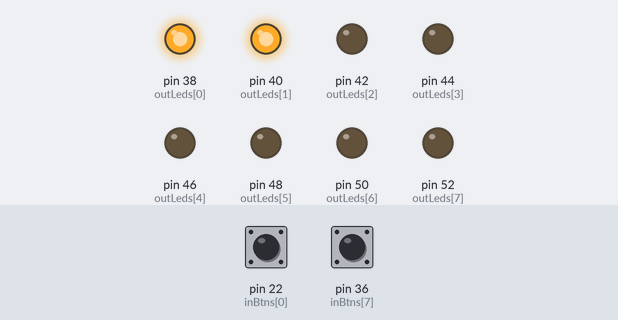
A sketch run on a simulated Arduino Mega 2560, built with avr-gcc and run on an emulated ATmega2560. Shown: output pins drawn as LEDs (lit = HIGH). The test bench sets the inputs (shaded band); at power-on: pin 36 (inBtns[7]) LOW, pin 22 (inBtns[0]) LOW.

Above: at 1.2 s.
1.3 s: pin 36 (inBtns[7]) pulled HIGH for 0.15 s
At 1.37 s:
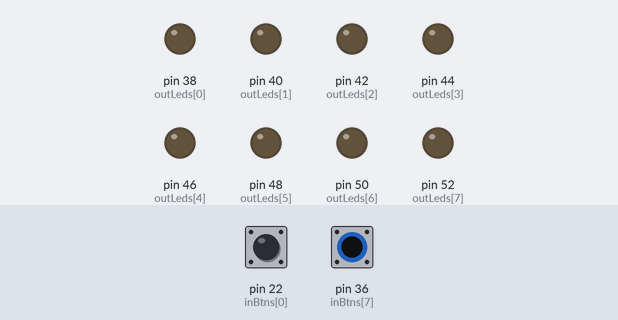
2.9 s: pin 36 (inBtns[7]) pulled HIGH for 3.2 s
At 7.1 s:
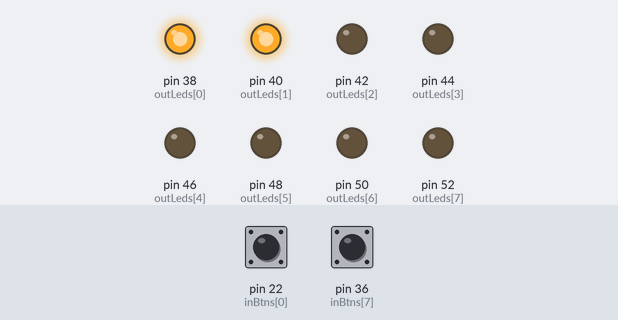
Timing chart, 0 to 8.6 s (numbered marks = the images above; inputs shaded):
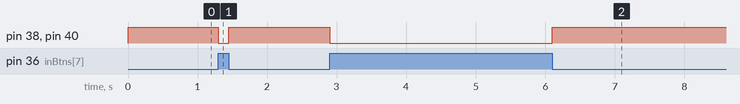

Measured:
- after the input at 1.3 s, pin 38 (outLeds[0]), pin 40 (outLeds[1]): HIGH → LOW at once, → HIGH 0.15 s later
- after the input at 2.9 s, pin 38 (outLeds[0]), pin 40 (outLeds[1]): HIGH → LOW at once, → HIGH 3.2 s later

The sketch:

practica6.ino
```cpp
int inBtns[] = {22,24,26,28,30,32,34,36};
int outLeds[] = {38,40,42,44,46,48,50,52,53};

bool activeAlarm = false;
void checkAlarm();
void setAlarm(bool active);

void setup(){
  for(int i = 0; i < 8; i++){
    pinMode(inBtns[i], INPUT);
    pinMode(outLeds[i], OUTPUT);
  }
}


void loop() {
  checkAlarm();
}

void checkAlarm(){
  if(digitalRead(inBtns[7])) activeAlarm = false;
  if(!digitalRead(inBtns[7]) && (!digitalRead(inBtns[0]) || !digitalRead(inBtns[1]) || !digitalRead(inBtns[2]) || !digitalRead(inBtns[3]))){
    activeAlarm = true;
  }
  setAlarm(activeAlarm);
}

void setAlarm(bool active){
  digitalWrite(outLeds[0], active ? HIGH : LOW);
  digitalWrite(outLeds[1], active ? HIGH : LOW);
  digitalWrite(outLeds[8], active ? HIGH : LOW);
}
```
